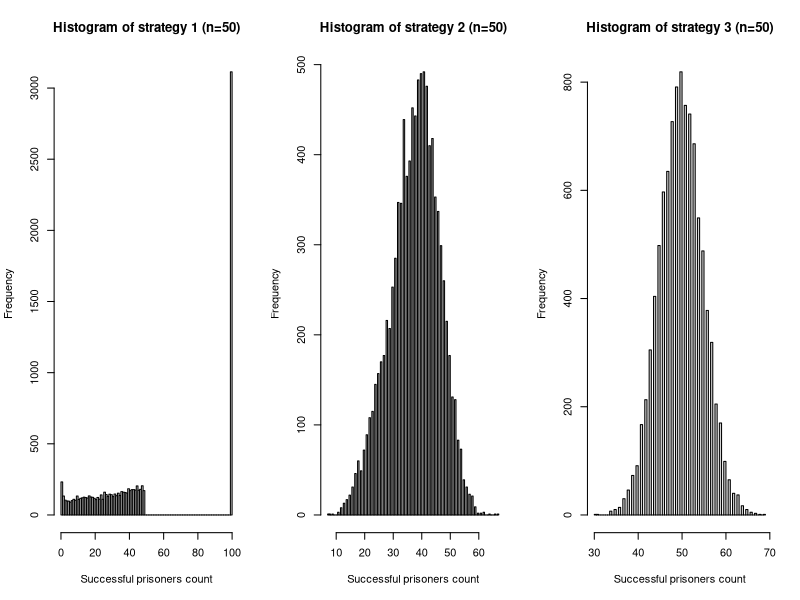
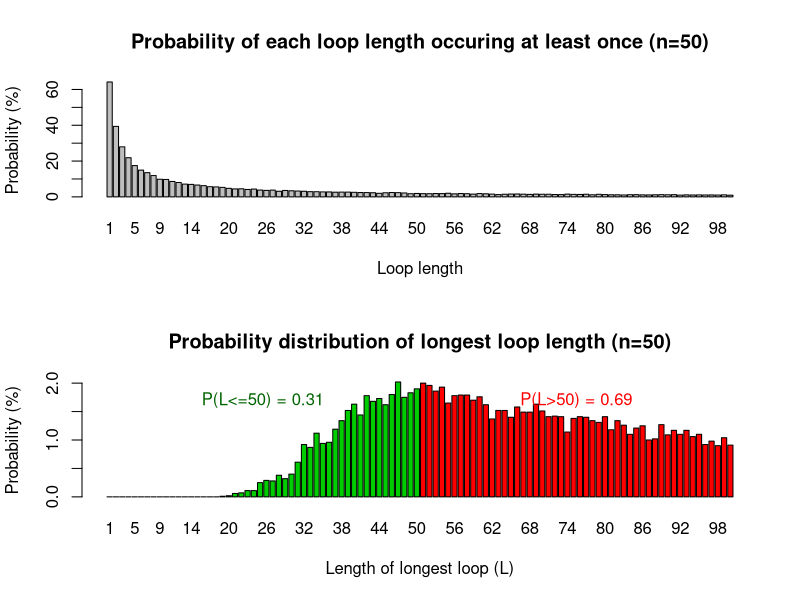

Generate these figures, in order, with R:
# Statistical Programming Coursework 2

# Members and contributions ---------------------------------------------------------------
## 1. Stefi Tirkova : Q4, Q5, Q6
## 2. Passara Chanchotisatien: Q1, Q2, Q3

# CODE DESCRIPTION

# The purpose of this code is to stimulate the prisoner problem which is defined as follows (from coursework spec):
  # • 2n prisoners each have a unique prisoner number from 1 to 2n.
  # • The prison contains a room in which there are 2n boxes, each with a unique number from 1 to 2n painted
  # on its lid.
  # • 2n cards, each printed with a unique number from 1 to 2n, are randomly placed one in each box.
  # • The prisoners have the task of finding the card with their number on it by opening a maximum on n boxes.
  # • After each prisoner’s go, the room is returned exactly to its original state and the prisoner is not allowed to
  # communicate with prisoners yet to have their go.
  # • If all prisoners succeed in finding their number, then they all go free.

# This code calculates the probability of prisoners going free if they follow one of 3 possible strategies (from coursework spec):
  # Strategy 1: The prisoner starts at the box with their number on it, opens it and reads the number on the card: k, say. If k
  # is not their prisoner number, they go to box number k, open it and repeat the process until they have either
  # found the card with their number on it, or opened n boxes without finding it.
  # Strategy 2: As strategy 1, but starting from a randomly selected box.
  # Strategy 3: They open n boxes at random, checking each card for their number.



is_successful <- function(n, pris_n, card_num, strategy) {
  # This function checks whether a prisoner is successful in finding their prisoner number or not
  
  # This is a helper function
  ## This function is called inside get_pall_success_vec and pone
  
  # @param n (integer): 2n is the number of prisoners/boxes/cards
  # @param pris_n (integer): current prisoner number
  # @param card_num (vector): of length 2n containing unique  random numbers form 1 to 2n
  #        and represents the numbers on the card inside the boxes
  # @param strategy (integer): one of the 3 strategies to follow
  
  # @return an integer either 0 or 1, where 0 means that the prisoner was unsuccessful
  # and 1 means the prisoner was successful in finding their number
  
  # in strategy 3, we generate a vector containing unique numbers from 1 to n (as prisoner 
  # can only open n boxes)
  if(strategy == 3) {
    # if their prisoner number is inside the vector, then it means they would have found their number
    # the function returns 1 as they are successful
    if (pris_n %in% sample(card_num,n)){ return(1) }
    # if not, they were unsuccessful and the function returns 0
    else{ return(0)} 
  } 
  
  # at the start the prisoner has opened 0 boxes
  boxes_opened <- 0
  
  # intitialise the first box to open according to the strategy (1 or 2)
  current_box_num <- if (strategy == 1) pris_n else if (strategy == 2) sample(as.integer(2*n), 1)
  # as long as the number of boxes opened by the prisoner is less than n, the prisoner will continue
  # opening the next box with the same number as the number written on the card
  while(boxes_opened < n) {
    # the prisoner finds the card with their prisoner number. This means they are successful
    # and the function returns 1.
    if(card_num[current_box_num] == pris_n) { return(1) }
    # if the card inside the box they opened does not contain their prisoner number, they continue..
    # number of boxes opened is incremented by 1
    boxes_opened <- boxes_opened + 1
    # the prisoner next opens the box with the same number as the number they saw on the card
    current_box_num <- card_num[current_box_num]
  }
  # they have opened n boxes and still have not found their prisoner number; therefore,
  # the function returns 0
  return (0)  
}



get_pall_success_vec <- function(n, strategy, nreps) {
  
  # simulates the prisoner problem nreps times and keeps track of how many successful prisoners
  # are there in each trial
  
  # This is a helper function
  ## This function is called inside pall
  
  # @param n (integer): 2n is the number of prisoners/boxes/cards in each simulation
  # @param strategy (integer): one of the 3 strategies to follow
  # @param nreps (integer): number of replicate simulations to run
  
  # @return success_vec (vector): consisting of nreps elements. The vector stores how many
  # prisoners successful found their number in each trial.
  
  # a vector to keep track of how many prisoners are successful in each trial
  success_vec <- rep(0,nreps)
  # declare a variable to store 2n
  two_n <- as.integer(n+n)
  
  # run the simulation nreps times
  for(i in 1:nreps){
    # randomly generated vector which stores the card numbers inside each box number
    # (unique numbers from 1 to 2n)
    card_numbers <- sample(1:two_n)
    # a vector to store which prisoners were successful in each trial
    prisoners_success <- rep(1,two_n)
    # we do the following for each prisoner
    for(prisoner_num in 1:two_n){ 
      # call the is_successful function to see whether the prisoner was successful in finding
      # their prisoner number.
      # if they were successful the value inside prisoners_success at index prisoners number is
      # set to 1.If unsuccessful, it will be set to 0.
      prisoners_success[prisoner_num] <- is_successful(n, prisoner_num, card_numbers, strategy)
    }
    # calculate how many prisoners succeeded in current simulation by summing the successes
    # store that value in success_vec
    success_vec[i] <- sum(prisoners_success)
  }
  # return number of successful prisoners in each trial as a vector
  return(success_vec)
}



pone <- function(n, k, strategy, nreps) {
  # estimates the probability of a single prisoner finding their number by running the simulation
  # nreps times
  
  # @param n (integer): 2n is the number of prisoners/boxes/cards in each simulation
  # @param k (integer): current prisoner number
  # @param strategy (integer): one of the 3 strategies to follow
  # @param nreps (integer): number of replicate simulations to run
  
  # @return success_count/nreps (double): the probability that a single prisoner succeeds in finding
  # their prisoner number
  
  # success_count is a variable to store the number of times a prisoner was successful in finding their
  # prisoner number out of nreps trials
  success_count <- 0
  
  # we simulate this nreps times
  for(i in 1:nreps){
    # call the function is_successful and add the value returned by is_successful to success_count
    # if the prisoner was successful, success count will be incremented by 1, else 0
    success_count <- success_count + is_successful(n,k,sample(1:as.integer(n+n)), strategy)
  }
  # return the probability which is the number of successes divided by number of trials
  return((success_count / nreps))
}



pall <- function(n, strategy, nreps) {
  # estimates the probability all prisoners find their number/ the probability that they all go free
  
  # @param n (integer): 2n is the number of prisoners/boxes/cards in each simulation
  # @param strategy (integer): one of the 3 strategies to follow
  # @param nreps (integer): number of replicate simulations to run
  
  # @return probability_all_succeed (double): probability that all prisoners succeed in finding their number
  
  # call the get_pall_success_vec function and assign the value to success_vec_vector
  # which stores the number of successful prisoners in each trial of 1 to nreps trials
  success_vec <- get_pall_success_vec(n, strategy, nreps)
  # p_success = (number of simulations all prisoners succeed)/(number of simulations) 
  probability_all_succeed <- (length(success_vec[success_vec == as.integer(n+n)])/nreps)
  # return the probability that all prisoners succeed in finding their number
  return(probability_all_succeed)
}



# Here, we estimate the individual and joint success probabilities for each strategy
# for when n = 5 and n = 50.

num_trials = 10000

# one prisoner succeeding in finding their number
print("Estimating the probability of a single prisoner succeeding:")
n = 5
print("n = 5")
cat("Strategy 1 resulted in probability of ", pone(n, 3, 1,num_trials), ".",sep="")
cat("Strategy 2 resulted in probability of ", pone(n, 3, 2,num_trials), ".",sep="")
cat("Strategy 3 resulted in probability of ", pone(n, 3, 3,num_trials), ".",sep="")

n = 50
cat("Strategy 1 resulted in probability of ", pone(n, 34, 1,num_trials), ".",sep="")
cat("Strategy 2 resulted in probability of ", pone(n, 34, 2,num_trials), ".",sep="")
cat("Strategy 3 resulted in probability of ", pone(n, 34, 3,num_trials), ".",sep="")


# all prisoners succeeding in finding their number
print("Estimating the probability of all prisoners succeeding:")
n = 5
cat("Strategy 1 resulted in probability of ", unlist(pall(n,1,num_trials)[1]), ".",sep="")
cat("Strategy 2 resulted in probability of ", unlist(pall(n,2,num_trials)[1]), ".",sep="")
cat("Strategy 3 resulted in probability of ", unlist(pall(n,3,num_trials)[1]), ".",sep="")

n = 50
cat("Strategy 1 resulted in probability of ", pall(n,1,num_trials), ".",sep="")
cat("Strategy 2 resulted in probability of ", pall(n,1,num_trials), ".",sep="")
cat("Strategy 3 resulted in probability of ", pall(n,1,num_trials), ".",sep="")


# In this section, we elaborate why the results are surprising.

## From running the simulations, we are able to see that one of the three strategies works
# surprisingly - strategy 1 which gives an approximate 31% chance of all
# prisoners succeeding in finding their numbers. 
# We found this surprising because we know that the probability of one prisoner succeeding is 0.5. 
# Say if n = 50, and if we were to think about this naively, to find the probability of all prisoners succeeding, 
# we would do the following calculation:
# P(success) = (0.5)^100 (where n = 50), 
# which would give us an extremely extremely low probability (almost zero). 
# That is why it is surprising to find out that there is a strategy that gives
# 31% chance of all prisoners succeeding. When we calculate the probability using the 3rd
# strategy, the probability of each prisoner succeeding is independent of each other. However,
# when we use Strategy 1, that is no longer the case.

# Below we can see the difference in probabilities and number of successful prisoners between 
# Strategy 1 and Strategy 3. We visualize the frequencies of each number of successful prisoners
# below for strategies 1, 2, and 3 in the form of histograms.

# save results to plot later
strategy_1_all50 <- get_pall_success_vec(n,1,num_trials)
strategy_2_all50 <- get_pall_success_vec(n,2,num_trials)
strategy_3_all50 <- get_pall_success_vec(n,3,num_trials)

# PLEASE MAKE SURE TO OPEN PLOTS IN LARGE ENOUGH WINDOW IN ORDER TO SEE THEM PROPERLY
# NOTE: these figures might be overwritten by later figures, please rerun following 4 lines if you want to see the figures again

par(mfrow=c(1,3))
hist(strategy_1_all50, breaks=100, xlab="Successful prisoners count", main = "Histogram of strategy 1 (n=50)")
hist(strategy_2_all50, breaks=100, xlab="Successful prisoners count", main = "Histogram of strategy 2 (n=50)")
hist(strategy_3_all50, breaks=100, xlab="Successful prisoners count", main = "Histogram of strategy 3 (n=50)")

# We see that in strategy 1, either all prisoners win together or the majority loses together.
# Whereas in strategy 3, it is half and half (mostly between 4-60 successful prisoners).





get_loop_len <- function(start_box, random_shuffle, boxes_is_visited){
  # computes the length of a loop in a random shuffling of cards in boxes given a starting box and
  # records which boxes have been visited during the loop
  
  # This is a helper function
  
  # @param start_box (integer): the first box in the loop to open
  # @param random_shuffle (integer vector): a random shuffling of cards in boxes 
  # @param boxes_is_visited (binary vector): vector of boxes visited so far, 
  #        0 or 1 at index x means box x has not or has been visited, respectively
  
  # @return (list): a list, where the first element is the length of the current loop 
  #         and the second is the updated vector of visited boxes that reflects all the newly visited boxes during the loop 
  
  loop_len <- 1
  boxes_is_visited[start_box] <- 1
  current_box <- start_box
  # iterate while the loop is not closed (i.e. the card in the current box is not the same as the number of the starting box)
  while (random_shuffle[current_box] != start_box){
    # update the current box number to the the number on the card in the previous box
    current_box <- random_shuffle[current_box]
    # increase loop length by 1
    loop_len <- loop_len + 1
    # update visited boxes
    boxes_is_visited[current_box] <- 1
  }
  return (list(loop_len, boxes_is_visited))
  
}




dloop <- function(n, nreps){
  # computes the probability that at a loop of length from 1 to 2n occurs at least once in a random shuffling of cards in boxes
  
  # @param n (integer): 2n is the number of prisoners/boxes/cards in each simulation
  # @param nreps (integer): number of replicate simulations to run
  
  # @return probs (double vector): vector of length 2n, where probs[x] is the probability of loop of length x occuring at least once
  
  
  # vector to store the number of simulations in which a loop of some length (from 1 to 2n) has been seen  
  loop_len_occurances <- rep(0,2*n)
  
  # run simulation nrep times and count occurances of each loop length
  for (i in 1:nreps){
    # binary vector to store if a loop length has occured in current simulation
    loop_len_occurs <- rep(0,2*n)
    # get a random suffling of cards from 1 to 2n 
    random_shuffle <- sample(1:(2*n))
    # binary vector to store which boxes have been visited by following the loops so far (as each box can appear in only one loop)
    boxes_is_visited <- rep(0,2*n)
    # choose a first box to open (any box would be fine to start with)
    start_box <- 1
    # while there are still some unvisited boxes, go through loops and compute their length
    while (sum(boxes_is_visited) != 2*n){
      # compute the length of current loop
      result <- get_loop_len(start_box, random_shuffle, boxes_is_visited)
      # update binary vector to reflect that current loop length has occured
      loop_len_occurs[unlist(result[1])] <-  1
      # update vector of visited boxes to relect the newly visited boxes during the current loop
      boxes_is_visited <- unlist(result[2])
      # choose a new start box by choosing the first non-visited box
      start_box <- which(boxes_is_visited == 0)[1]
    }
    # at the end of current simulation, add the occurred loop lengths to all the vector of all occurances 
    loop_len_occurances <- loop_len_occurances + loop_len_occurs
  }
  
  # convert counts to probabilites
  probs <- loop_len_occurances/nreps
  return (probs)
}

# Visualising probabilities for n=50
nreps = 10000
n = 50
probs <- dloop(n,nreps)

# PLEASE MAKE SURE TO OPEN PLOTS IN LARGE ENOUGH WINDOW IN ORDER TO SEE THEM PROPERLY
# NOTE: Following 2 figures overwrite previous ones, please rerun visualisation code if you want to see previous figures
par(mfrow=c(2,1))
barplot(probs*100, xlab="Loop length", ylab="Probability (%)", names.arg = c(1:100))
title("Probability of each loop length occuring at least once (n=50)")





longest_loop <- function(n, nreps){
  # A group of 2n prisoners will succeed with strategy 1 iff the longest loop is of length at most n
  # This function computes the probability distribution of longest loops
  
  # @param n (integer): 2n is the number of prisoners/boxes/cards in each simulation
  # @param nreps (integer): number of replicate simulations to run
  
  # @return (double vector): vector of length 2n, where vector[x] is the probability of loop of length x being the longest loop

  longest_loop_counts <- rep(0,2*n)
  # run simulation nrep times
  for (i in (1:nreps)){
    # get loop lengths that occur in a single simulation
    at_least_once_probs <- dloop(n, 1)
    # find longest loop (take the index of the last non-zero position in the at_least_once_probs vector)
    x <- tail(which(at_least_once_probs!= 0), 1)
    # update longest loop count
    longest_loop_counts[x] <- longest_loop_counts[x] + 1
  }
  # return vector of probabilities
  return (longest_loop_counts/nreps)
}


data_longest_loop <- longest_loop(50, 10000)


# probaility that longest loop is between 1 and 50 (aka. not longer than 50)
longest_50_prob <- sum(data_longest_loop[1:50])
cat("Probability that there is no loop longer than 50 is approximatelly ", longest_50_prob*100, "%.")
cat("This matches the result of our earlier simulation!")

# Visualising longest loop length probability distribution
# use different colours for values <=50 and >50
# PLEASE MAKE SURE TO OPEN PLOTS IN LARGE ENOUGH WINDOW IN ORDER TO SEE THEM PROPERLY
colours <- c(rep("green3",50), rep("red",50)) 
barplot(data_longest_loop*100, names.arg = c(1:100), col= colours, 
        xlab="Length of longest loop (L)", ylab="Probability (%)")
title("Probability distribution of longest loop length (n=50)")
text(x=30,y=1.7,labels="P(L<=50) = 0.31", col="darkgreen")
text(x=90,y=1.7,labels="P(L>50) = 0.69", col="red")
